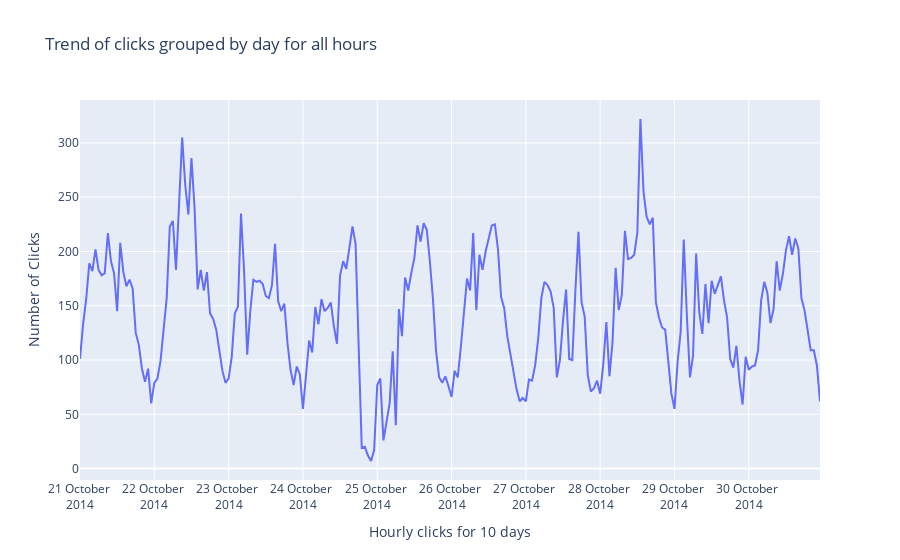

Notebook cell for this chart:
### Code cell
fig = go.Figure(go.Scatter(name="clicks/day",
    x = click_day['hour'],
    y = click_day['click'],
    hovertemplate='Date: %{x|%d %B %Y} <br>Time: %{x|%H:%M:%S} <br>Day: %{x|%A} <br>Clicks: %{y}'
))

fig.update_layout(
    title = 'Trend of clicks grouped by day for all hours',
    xaxis_tickformat = '%d %B <br>%Y',
    xaxis_title = "Hourly clicks for 10 days",
    yaxis_title = "Number of Clicks"
)

fig.show()

### Figure 1 — Plotly figure (JSON) as saved in the notebook; plotly's stock layout.template omitted (floating-point values rounded to 4 significant figures; data arrays with more than 128 entries replaced by an {"elided": "..."} marker saying what was removed)
{"data": [{"hovertemplate": "Date: %{x|%d %B %Y} <br>Time: %{x|%H:%M:%S} <br>Day: %{x|%A} <br>Clicks: %{y}", "name": "clicks/day", "type": "scatter", "x": {"elided": "240 str values"}, "y": {"elided": "240 int values"}}], "layout": {"title": {"text": "Trend of clicks grouped by day for all hours"}, "xaxis": {"tickformat": "%d %B <br>%Y", "title": {"text": "Hourly clicks for 10 days"}}, "yaxis": {"title": {"text": "Number of Clicks"}}}}
